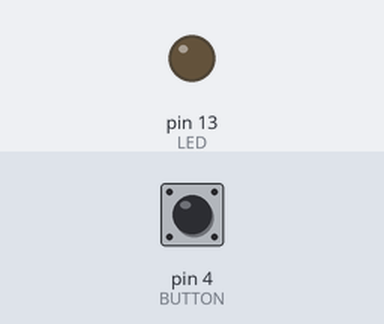
The sketch below on a simulated Arduino Uno, built with avr-gcc and run on an emulated ATmega328P. Parts: output pins drawn as LEDs (lit = HIGH). The inputs (shaded band) are chosen by the test bench; at power-on: pin 4 (BUTTON) LOW.

Above: at 1.2 s.
1.3 s: pin 4 (BUTTON) pulled HIGH for 0.15 s
At 1.37 s:
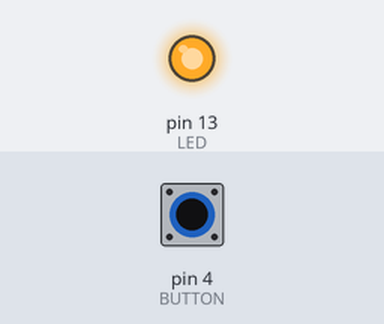
2.9 s: pin 4 (BUTTON) pulled HIGH for 3.2 s
At 6.9 s:
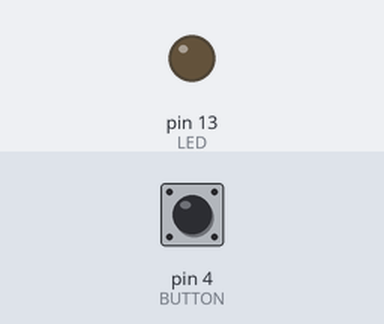
Timing chart, 0 to 8.4 s (numbered marks = the images above; inputs shaded):
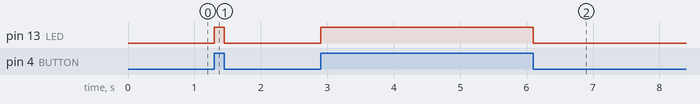

Measured:
- after the input at 1.3 s, pin 13 (LED): LOW → HIGH at once, → LOW 0.15 s later
- after the input at 2.9 s, pin 13 (LED): LOW → HIGH at once, → LOW 3.2 s later

The sketch:

ButtonsForLED.ino
```cpp
const int LED = 13;
const int BUTTON = 4;

int val = 0;

int old_val = 0; // old_val is a variable for the remembrance of the prior action;

int state = 0;   // state is a variable for the state of the actions. mainly just for differentiation.

void setup() {
  // put your setup code here, to run once:
pinMode(LED, OUTPUT);
pinMode(BUTTON, INPUT);

}

void loop() {
val = digitalRead(BUTTON);
  // put your main code here, to run repeatedly:
if (val == HIGH){
  digitalWrite(LED, HIGH);
} else {
  digitalWrite(LED, LOW);
}

}
```
